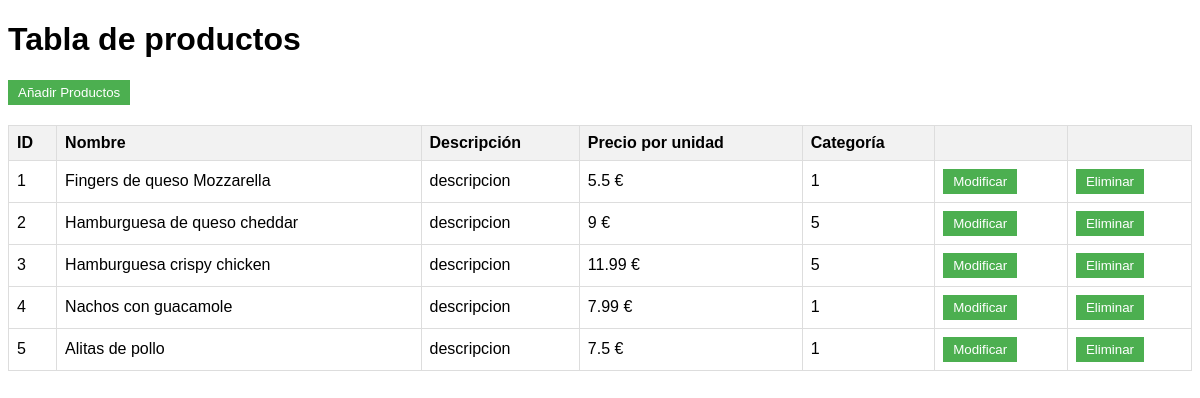
The page /vista/base-datos.php on the database as committed earlier.
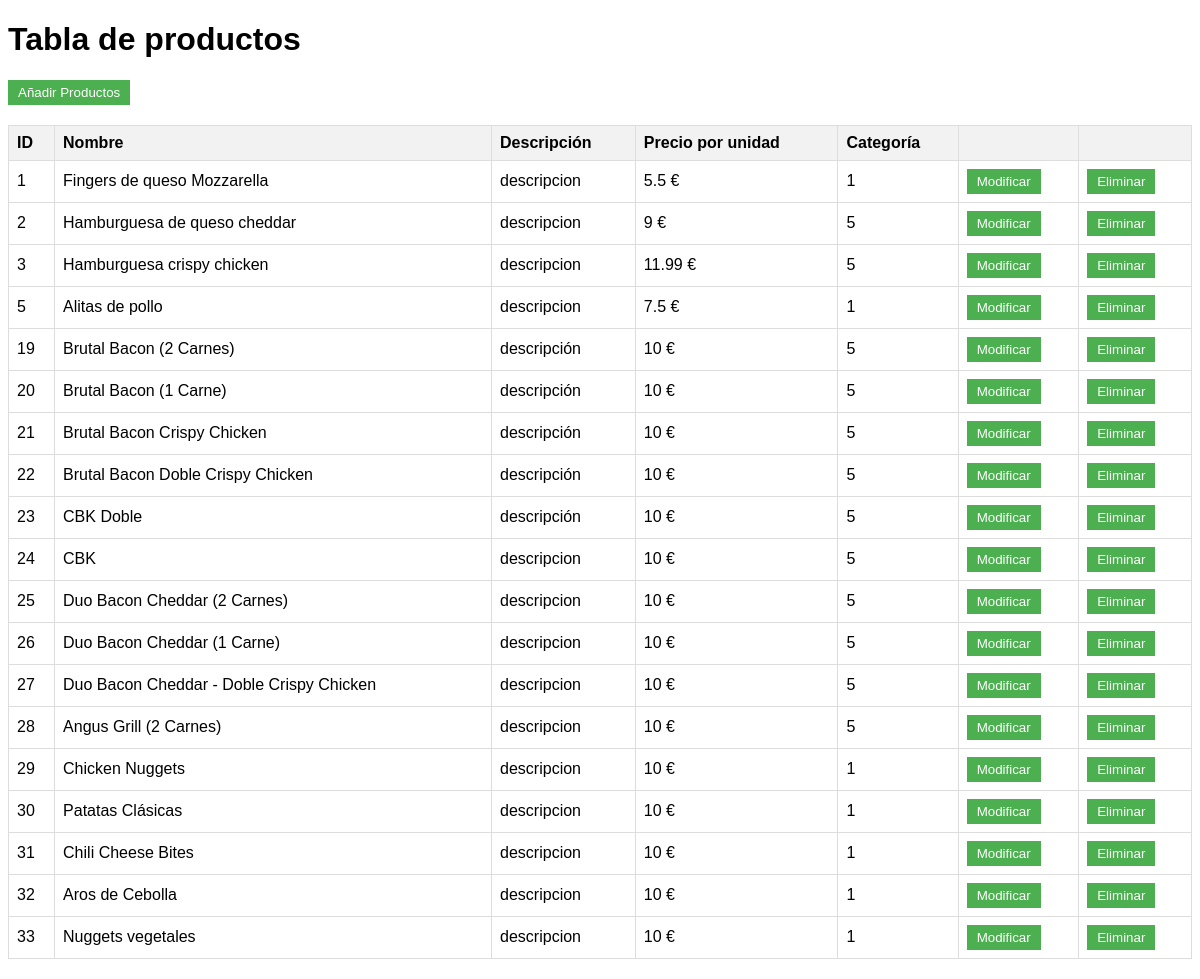
The same page on the database as committed later.
### tables this page shows
CREATE TABLE `productos` (
  `producto_id` int(11) NOT NULL,
  `nombre_producto` varchar(255) NOT NULL,
  `descripcion` varchar(255) NOT NULL,
  `precio_unidad` double NOT NULL,
  `categoria_id` int(11) DEFAULT NULL,
  `img` varchar(255) DEFAULT NULL
);

### modelo/ProductoDAO.php (called while the page is built, shortened)
<?php
    include_once '../modelo/Producto.php';
    class productoDAO {
        public static function getAllProducts() {
            $con = dataBase::connect();
            if($result = $con->query("SELECT * FROM productos")) {
                $productos = array();
                while ($producto = $result->fetch_object('Producto')) {
                    $productos[] = $producto;
                }
                return $productos;
            }
        }
    }
?>

### modelo/Producto.php (called while the page is built, shortened)
<?php
     class Producto {
        protected $producto_id;
        protected $nombre_producto;
        protected $descripcion;
        protected $precio_unidad;
        protected $categoria_id;
        public function getProducto_id()
        {
                return $this->producto_id;
        }
        public function getNombre_producto()
        {
                return $this->nombre_producto;
        }
        public function getDescripcion()
        {
                return $this->descripcion;
        }
        public function getPrecio_unidad()
        {
                return $this->precio_unidad;
        }
        public function getCategoria_id()
        {
                return $this->categoria_id;
        }
    }
?>

### vista/base-datos.php (the view, shortened to what this page needs)
<?php
    include ("../modelo/ProductoDAO.php");
?>
<!DOCTYPE html>
<html lang="es">
<head>
    <link rel="stylesheet" href="css-bd.css">
</head>
<body>
    <h1>Tabla de productos</h1>
    <form action="../controlador/añadirProducto.php" method="post">
        <input class="btnAñadir" type="submit" value="Añadir Productos">
    </form>
    <table>
        <tr>
            <th>ID</th>
            <th>Nombre</th>
            <th>Descripción</th>
            <th>Precio por unidad</th>
            <th>Categoría</th>
            <th></th>
            <th></th>
        </tr>
        <?php
            $productos = ProductoDAO::getAllProducts();
            foreach ($productos as $producto) {
        ?>
        <tr>
            <td><?php echo $producto->getProducto_id() ?></td>
            <td><?php echo $producto->getNombre_producto() ?></td>
            <td><?php echo $producto->getDescripcion() ?></td>
            <td><?php echo $producto->getPrecio_unidad() ?> €</td>
            <td><?php echo $producto->getCategoria_id() ?></td>
            <form action="" method="post">
                <td>
                    <form action="../controlador/modificarProducto.php" method="post">
                        <input type="submit" name="Modificar" value="Modificar">
                    </form>
                </td>
                <td>
                    <form>
                        <input type="submit" name="Eliminar" value="Eliminar">
                    </form>
                </td>
            </form>
        </tr>
        <?php } ?>
    </table>
</body>
</html>

### vista/css-bd.css (style rules this page uses)
h1 { font-family: Arial, Helvetica, sans-serif; }
table { border-collapse: collapse; width: 100%; margin: 20px 0; font-family: Arial, Helvetica, sans-serif; }
table th, table td { border: 1px solid #dddddd; text-align: left; padding: 8px; }
table th { background-color: #f2f2f2; }
table td input { background-color: #4CAF50; color: white; border: none; padding: 5px 10px; cursor: pointer; transition: background-color 0.3s; }
.btnAñadir { background-color: #4CAF50; color: white; border: none; padding: 5px 10px; cursor: pointer; transition: background-color 0.3s; }

Rows that differ between the two databases and show on the page:
removed productos: producto_id "4", nombre_producto "Nachos con guacamole", descripcion "descripcion", precio_unidad "7.99", categoria "1"
added productos: producto_id "19", nombre_producto "Brutal Bacon (2 Carnes)", descripcion "descripción", precio_unidad "10", categoria "5"
added productos: producto_id "20", nombre_producto "Brutal Bacon (1 Carne)", descripcion "descripción", precio_unidad "10", categoria "5"
added productos: producto_id "21", nombre_producto "Brutal Bacon Crispy Chicken", descripcion "descripción", precio_unidad "10", categoria "5"
added productos: producto_id "22", nombre_producto "Brutal Bacon Doble Crispy Chicken", descripcion "descripción", precio_unidad "10", categoria "5"
added productos: producto_id "23", nombre_producto "CBK Doble", descripcion "descripción", precio_unidad "10", categoria "5"
added productos: producto_id "24", nombre_producto "CBK", descripcion "descripcion", precio_unidad "10", categoria "5"
added productos: producto_id "25", nombre_producto "Duo Bacon Cheddar (2 Carnes)", descripcion "descripcion", precio_unidad "10", categoria "5"
added productos: producto_id "26", nombre_producto "Duo Bacon Cheddar (1 Carne)", descripcion "descripcion", precio_unidad "10", categoria "5"
added productos: producto_id "27", nombre_producto "Duo Bacon Cheddar - Doble Crispy Chicken", descripcion "descripcion", precio_unidad "10", categoria "5"
added productos: producto_id "28", nombre_producto "Angus Grill (2 Carnes)", descripcion "descripcion", precio_unidad "10", categoria "5"
added productos: producto_id "29", nombre_producto "Chicken Nuggets", descripcion "descripcion", precio_unidad "10", categoria "1"
added productos: producto_id "30", nombre_producto "Patatas Clásicas", descripcion "descripcion", precio_unidad "10", categoria "1"
added productos: producto_id "31", nombre_producto "Chili Cheese Bites", descripcion "descripcion", precio_unidad "10", categoria "1"
added productos: producto_id "32", nombre_producto "Aros de Cebolla", descripcion "descripcion", precio_unidad "10", categoria "1"
added productos: producto_id "33", nombre_producto "Nuggets vegetales", descripcion "descripcion", precio_unidad "10", categoria "1"
